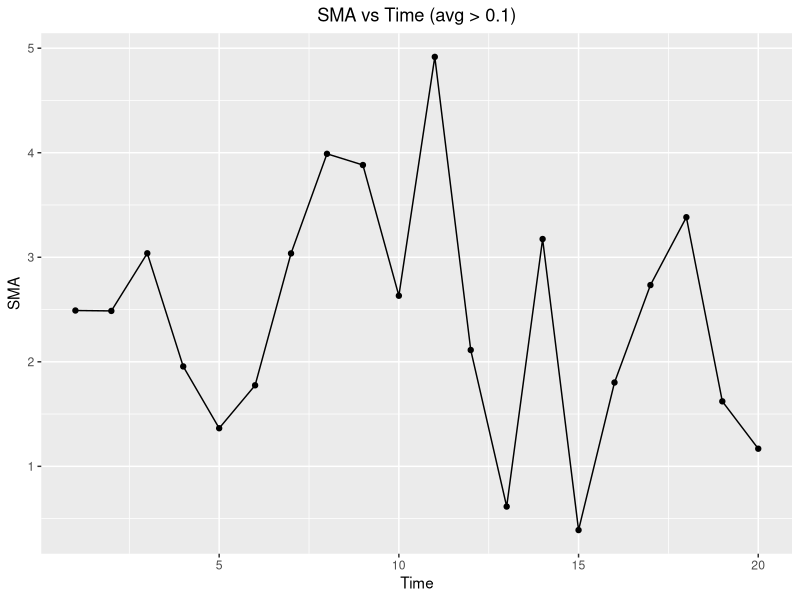
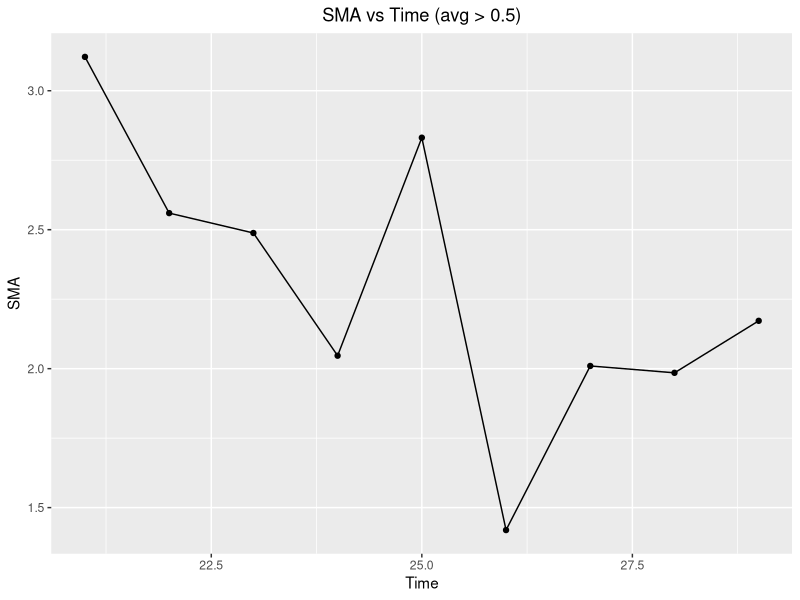

Reproduce these figures in R, in order.
setwd("~/Desktop/Kuliah/informationsystem/Assignments/informationsystem/assignment3/results")
library(dplyr)
library(ggplot2)

df1 = read.csv(file = "feed_single.csv", header = TRUE)
df2 = read.csv(file = "feed_bulk.csv", header = TRUE)
df1$time <- strftime(df1$created_at, format="%M:%S")
df2$time <- strftime(df2$created_at, format="%M:%S")

#plot single measurement
ggplot(df1, aes(x=entry_id, y=field1)) + geom_point() + geom_line()+xlab("Time") + ylab("SMA")+ggtitle("SMA vs Time (avg > 0.1)")+
  theme(plot.title = element_text(hjust = 0.5))

#plot bulk
ggplot(df2, aes(x=entry_id, y=field1)) + geom_point() + geom_line()+xlab("Time") + ylab("SMA")+ggtitle("SMA vs Time (avg > 0.5)")+
  theme(plot.title = element_text(hjust = 0.5))
